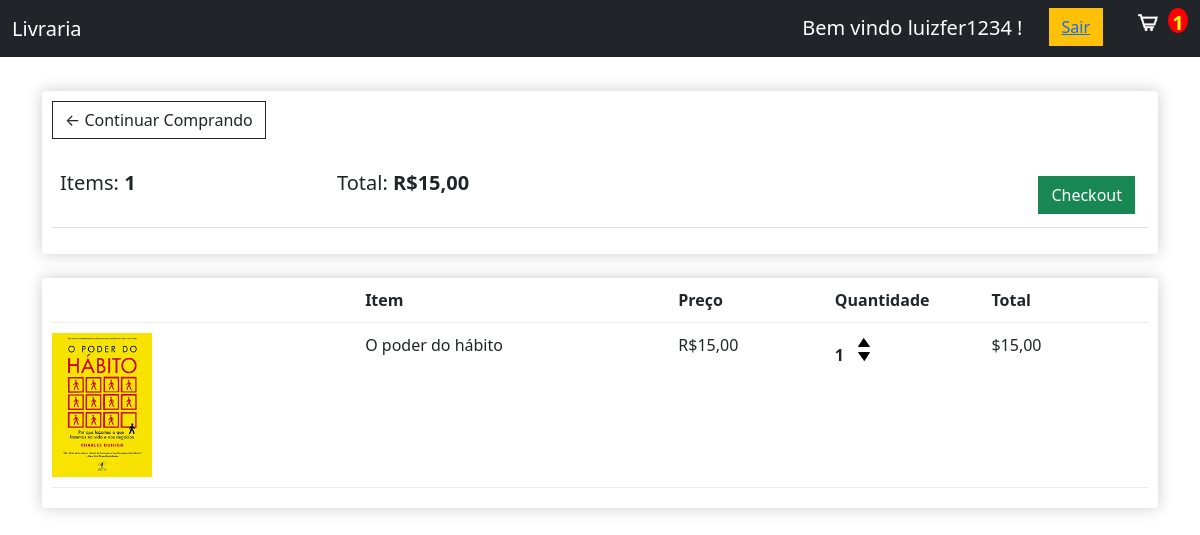
/carrinhocompras/ (signed in), run on an earlier commit of the app's database.
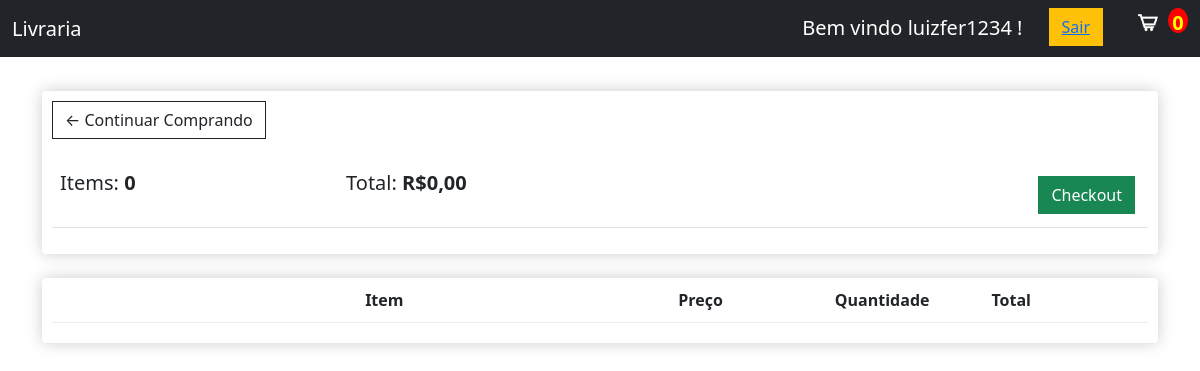
And on a later commit of the database.
### venda/models.py (models this page shows, shortened)
class Order(models.Model):
	customer = models.ForeignKey(Customer, on_delete=models.SET_NULL, null=True, blank=True)
	date_ordered = models.DateTimeField(auto_now_add=True)
	complete = models.BooleanField(default=False)
	transaction_id = models.CharField(max_length=100, null=True)
	@property
	def get_cart_total(self):
		orderitems = self.orderitem_set.all()
		total = sum([item.get_total for item in orderitems])
		return total
	@property
	def get_cart_items(self):
		orderitems = self.orderitem_set.all()
		total = sum([item.quantity for item in orderitems])
		return total

class OrderItem(models.Model):
	product = models.ForeignKey(Product, on_delete=models.SET_NULL, null=True)
	order = models.ForeignKey(Order, on_delete=models.SET_NULL, null=True)
	quantity = models.IntegerField(default=0, null=True, blank=True)
	date_added = models.DateTimeField(auto_now_add=True)
	@property
	def get_total(self):
		total = self.product.price * self.quantity
		return total

class Product(models.Model):
	name = models.CharField(max_length=200)
	price = models.FloatField()
	digital = models.BooleanField(default=False,null=True, blank=True)
	image = models.ImageField(null=True, blank=True)
	@property
	def imageURL(self):
		try:
			url = self.image.url
		except:
			url = ''
		return url

### venda/views.py (the view)
# urls.py: path('carrinhocompras/', views.cart, name="cart"),
def cart(request):
	data = cartData(request)
	cartItems = data['cartItems']
	order = data['order']
	items = data['items']
	context = {'items':items, 'order':order, 'cartItems':cartItems}
	return render(request, 'venda/cart.html', context)

### venda/utils.py (called while the page is built)
def cartData(request):
	if request.user.is_authenticated:
		customer = request.user.customer
		order, created = Order.objects.get_or_create(customer=customer, complete=False)
		items = order.orderitem_set.all()
		cartItems = order.get_cart_items
	else:
		cookieData = cookieCart(request)
		cartItems = cookieData['cartItems']
		order = cookieData['order']
		items = cookieData['items']
	return {'cartItems':cartItems ,'order':order, 'items':items}

### venda/templates/venda/cart.html
{% extends 'venda/main.html' %}
{% load static %}
{% block content %}
	<div class="row">
		<div class="col-lg-12">
			<div class="box-element">
				<a  class="btn btn-outline-dark" href="{% url 'store' %}">&#x2190; Continuar Comprando</a>
				<br>
				<br>
				<table class="table">
					<tr>
						<th><h5>Items: <strong>{{order.get_cart_items}}</strong></h5></th>
						<th><h5>Total:<strong> R${{order.get_cart_total|floatformat:2}}</strong></h5></th>
						<th>
							<a  style="float:right; margin:5px;" class="btn btn-success" href="{% url 'checkout' %}">Checkout</a>
						</th>
					</tr>
				</table>
			</div>
			<br>
			<div class="box-element">
				<div class="cart-row">
					<div style="flex:2"></div>
					<div style="flex:2"><strong>Item</strong></div>
					<div style="flex:1"><strong>Preço</strong></div>
					<div style="flex:1"><strong>Quantidade</strong></div>
					<div style="flex:1"><strong>Total</strong></div>
				</div>
				{% for item in items %}
				<div class="cart-row">
					<div style="flex:2"><img class="row-image" src="{{item.product.imageURL}}"></div>
					<div style="flex:2"><p>{{item.product.name}}</p></div>
					<div style="flex:1"><p>R${{item.product.price|floatformat:2}}</p></div>
					<div style="flex:1">
						<p class="quantity">{{item.quantity}}</p>
						<div class="quantity">
							<img data-product="{{item.product.id}}" data-action="add" class="chg-quantity update-cart" src="{% static  'images/seta-cima.png' %}">
							<img data-product="{{item.product.id}}" data-action="remove" class="chg-quantity update-cart" src="{% static  'images/seta-baixo.png' %}">
						</div>
					</div>
					<div style="flex:1"><p>${{item.get_total|floatformat:2}}</p></div>
				</div>
				{% endfor %}
			</div>
		</div>
	</div>
{% endblock content %}

### venda/templates/venda/main.html (shortened to what this page needs)
<!DOCTYPE html>
{% load static %}
<html>
    <head>
        <link href="https://cdn.jsdelivr.net/npm/bootstrap@5.1.3/dist/css/bootstrap.min.css" rel="stylesheet">
        <link rel="stylesheet" type="text/css" href="{% static 'css/principal.css' %}">
     </head>
     <body>
        <nav class="navbar navbar-expand-sm navbar-dark bg-dark">
            <div class="container-fluid">
              <a class="navbar-brand" href="{% url 'store' %}">Livraria</a>
              <div class="collapse navbar-collapse" id="mynavbar">
                <ul class="nav navbar-nav navbar-right">
                  {% if user.is_authenticated %}
                  <a class="navbar-brand" href="{% url 'store' %}">Bem vindo {{ user.username }} !</a>
                  <li><a href="{% url 'logout' %}"><button class="btn btn-warning"></span> Sair</a></li>
                  {% else %}
                    <li><a href="{% url 'login' %}"><button class="btn btn-warning"></span> Login</a></li>
                  {% endif %}
                    <li><a href="{% url 'cart' %}">
                        <img  id="icone-carrinho" src="{% static 'images/carrinhocompras.jpg' %}">
                    </a></li>
                    <b><p style="color:yellow;font-size:20px" id="cart-total">{{cartItems}}</p></b>
                  </ul>
              </div>
            </div>
          </nav>
     <div class="container">
            <br>
            {% block content %}
            {% endblock content %}
         </div>
      </body>
</html>

What changed in the data, as far as the page shows it:
no longer on this page (row edited): Order: get_cart_items "1", get_cart_total "15,00"
removed OrderItem: product.imageURL (picture), product.name "O poder do hábito", product.price "15,00", quantity "1", get_total "15,00"
added Order: get_cart_items "0", get_cart_total "0,00"
Also different on the page:
{{ cartItems }}: "1" → "0"
